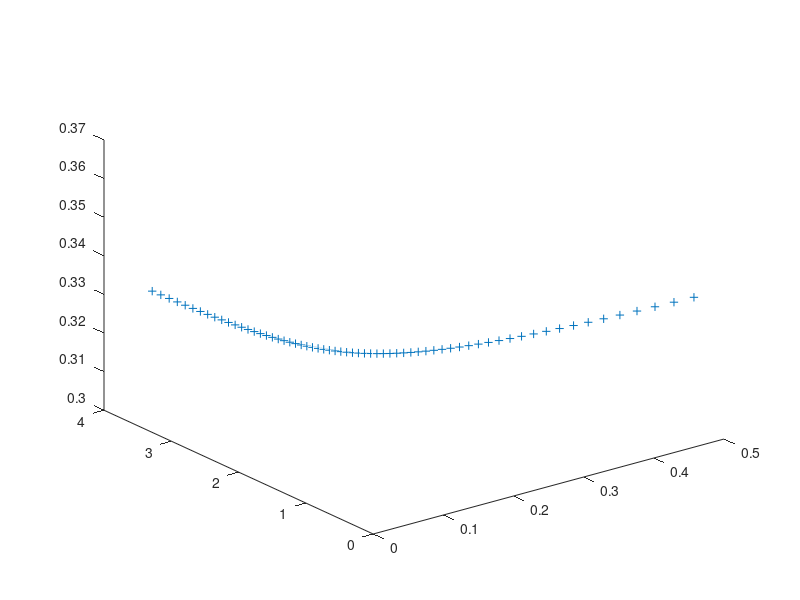

Recreate this plot in MATLAB.
Snummer = [10219242, 1]; %okke, hier moet de jouwe
rand('state',sum(Snummer));
T = eye(3,3)+[[ .5*rand(2,2) ;[0,0]] ,[0;0;0]] ;
a = .94 + .02*rand(1);
b = 1.03 + .01*rand(1);
A = T* diag([a,b,1])*inv(T);
x0 =(  T(:,1)+T(:,2)+T(:,3))/3 ;

Y = A;
X = x0;
for tel = 1:6,
  X = [X Y*X];
  Y = Y*Y;
end
plot3(X(1,:),X(2,:),X(3,:),"+")
